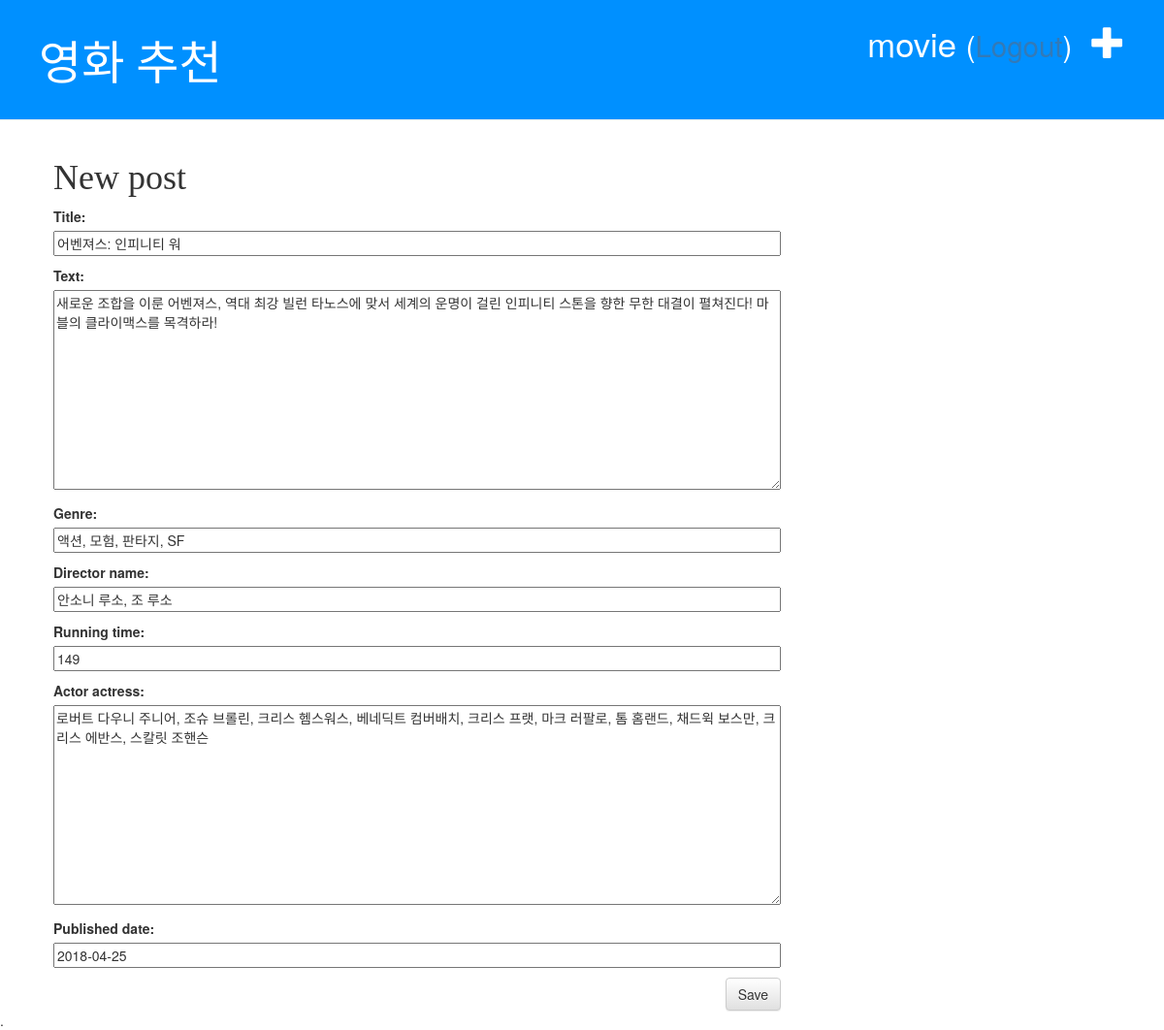
The page /blog/post/8/edit/ (signed in) on the database its author committed.
### blog/models.py (models this page shows, shortened)
class Post(models.Model):
    title = models.CharField(max_length=100)
    text = models.TextField()
    genre = models.CharField(max_length=100)
    director_name = models.CharField(max_length=100)
    running_time = models.IntegerField()
    actor_actress = models.TextField()
    published_date = models.DateField()

### blog/views.py (the view)
# urls.py: path('post/<int:pk>/edit/', views.post_edit, name='post_edit'),
@login_required
def post_edit(request, pk):
    post = get_object_or_404(Post, pk=pk)
    if request.method == 'POST':
        form = PostModelForm(request.POST, instance=post)
        if form.is_valid():
            blog_ = post.save()
            return redirect('post_detail', pk=blog_.pk)
    else:
        form = PostModelForm(instance=post)
    return render(request, 'blog/post_edit.html', {'form': form})

### blog/forms.py
class PostModelForm(forms.ModelForm):
    class Meta:
        model = Post
        fields = ('title', 'text', 'genre', 'director_name', 'running_time', 'actor_actress', 'published_date', )

### blog/templates/blog/post_edit.html (shortened to what this page needs)
{% extends 'blog/base.html' %}
{% block content %}
    <h1>New post</h1>
    <form method="post" class="post-form">
        {{ form.as_p }}
        <button type="submit" class="save btn btn-default">Save</button>
    </form>
{% endblock %}

### blog/templates/blog/base.html (shortened to what this page needs)
<!DOCTYPE html>
{% load static %}
<html lang="ko">
<head>
    <link rel="stylesheet" href="https://maxcdn.bootstrapcdn.com/bootstrap/3.3.2/css/bootstrap.min.css">
    <link rel="stylesheet" href="https://maxcdn.bootstrapcdn.com/bootstrap/3.3.2/css/bootstrap-theme.min.css">
    <link rel="stylesheet" href="{% static 'css/blog.css' %}">
    </head>
<body>
    <div class="page-header">
        {% if user.is_authenticated %}
            <a href="{% url 'post_new' %}" class="top-menu">
                <span class="glyphicon glyphicon-plus"></span>
            </a>
            <p class="top-menu"> {{ user.username }}
                <small>
                (<a href="{% url 'logout' %}?next={{request.path}}">Logout</a>)
                </small>
            </p>
        {% else %}
            <a href="{% url 'login' %}" class="top-menu">
                <span class="glyphicon glyphicon-lock"></span>
            </a>
        {% endif %}
        <h1><a href="{% url 'post_list' %}">영화 추천</a></h1>
    </div>
    <div class="content container">
        <div class="row">
            <div class="col-md-8">
                {% block content %}
                {% endblock %}
            </div>
        </div>
    </div>.
</body>
</html>

### blog/static/css/blog.css (style rules this page uses)
.page-header { background-color: #0090ff; margin-top: 0; padding: 20px 20px 20px 40px; }
.page-header h1, .page-header h1 a, .page-header h1 a:visited, .page-header h1 a:active { color: #ffffff; font-size: 36pt; text-decoration: none; font-family: Malgun Godick; }
.content { margin-left: 40px; }
h1, h2, h3, h4 { font-family: 'Malgun Godick', cursive; }
.save { float: right; }
.post-form textarea, .post-form input { width: 100%; }
.top-menu, .top-menu:hover, .top-menu:visited { color: #ffffff; float: right; font-size: 26pt; margin-right: 20px; }

### rows shown on the page
Post: title "어벤져스: 인피니티 워", text "새로운 조합을 이룬 어벤져스, 역대 최강 빌런 타노스에 맞서 세계의 운명이 걸린 인피니티 스톤을 향한 무한 대결이 펼쳐진다! 마블의 클라이맥스를 목격하라!", genre "액션, 모험, 판타지, SF", director_name "안소니 루소, 조 루소", running_time "149", actor_actress "로버트 다우니 주니어, 조슈 브롤린, 크리스 헴스워스, 베네딕트 컴버배치, 크리스 프랫, 마크 러팔로, 톰 홈랜드, 채드윅 보스만, 크리스 에반스, 스칼릿 조핸슨", published_date "2018-04-25"

### other values the page prints
{{ user.username }} "movie"
